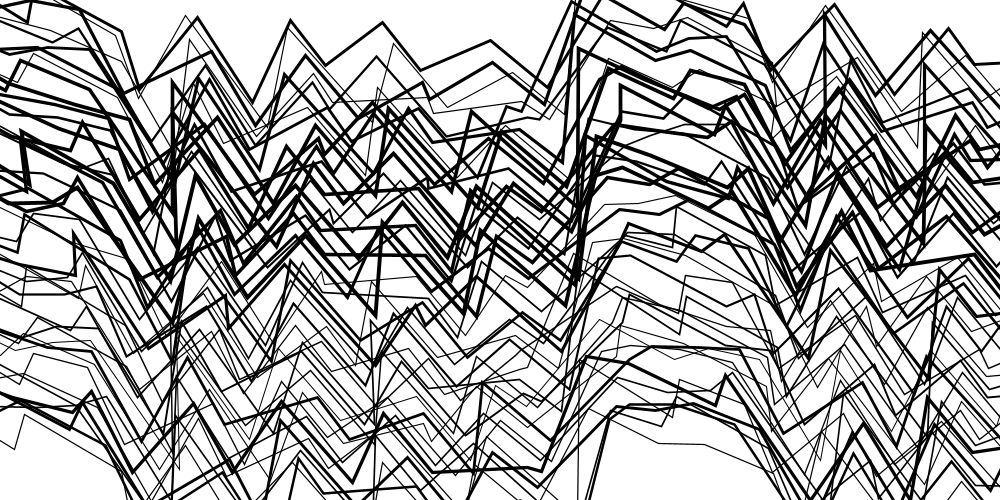
Frame 1 (no input)
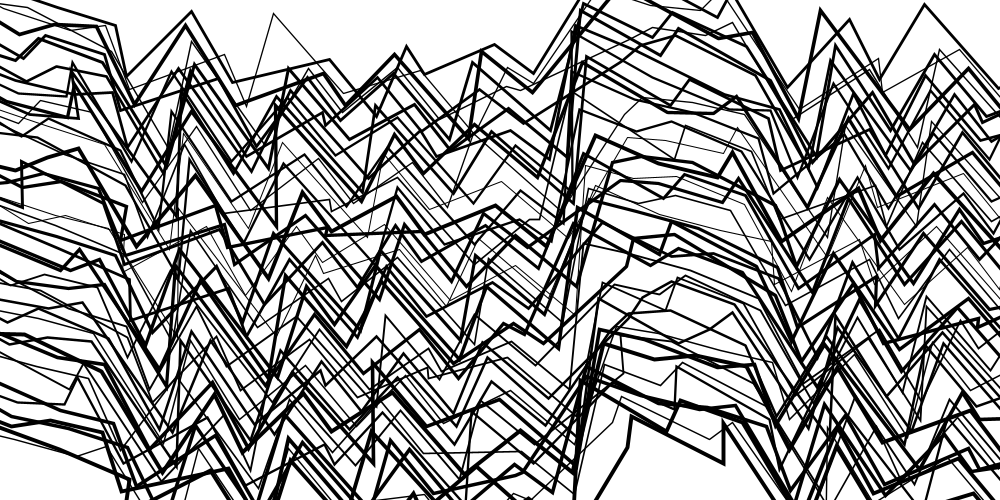
Frame 60 (the mouse pressed at the canvas centre just before this capture)
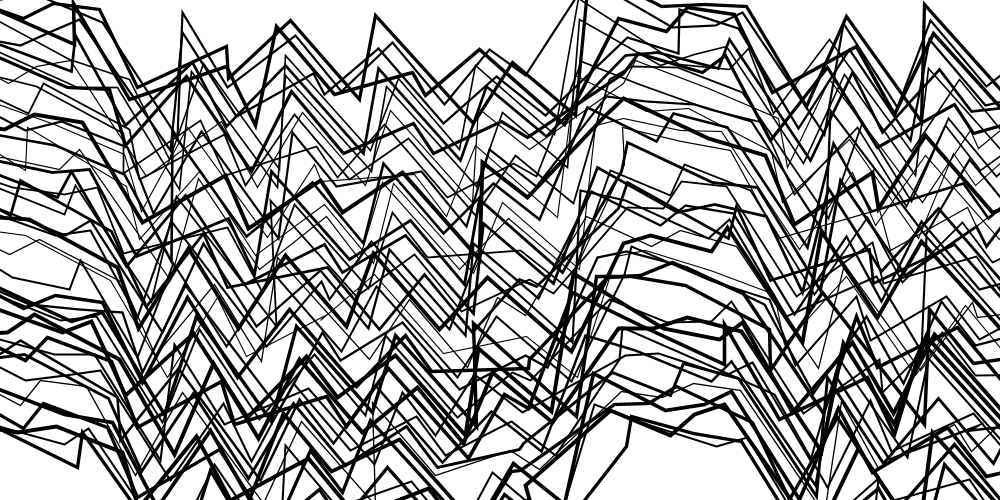
Frame 120 (the mouse held since frame 60 and released just before this capture)

The Processing sketch that drew these frames (run headless with seeded random() and noise(); from frame 60 on, the mouse is pressed at the canvas centre):

// Processing sketch: cinquesketch
// ── cinquesketch.pde
float xoff = 0.0;

void setup() {
  size(1000, 500);
  frameRate(5);
}

void draw() {
  background(255);
  noFill();
  xoff = xoff + .01;
  float n = noise(xoff) * width;
  println(n);
  for (int i=0; i<height-50; i=i+10) {
    strokeWeight(random(1,4));
    pushMatrix();
    translate(0, i);
    lq(n);
    popMatrix();
  }
}

void lq(float nn) {
  float num=30;
  float[] x={-50,0,50,100,150,200,250,300,350,400,450,500,550,600,650,700,750,800,850,900,950,1000,1050};
  float [] y={-20,-5,0,10,100,20,100,30,90,40,100,50,90,-20,-5,0,10,100,20,100,30,90,40,90,50,100,-30};
  pushMatrix();
  beginShape();
  for (int i=0; i<x.length; i=i+1) {
    float r= random(-num, num);
    vertex(x[i]+r, y[i]+r);
  }
  endShape();
  popMatrix();
}
